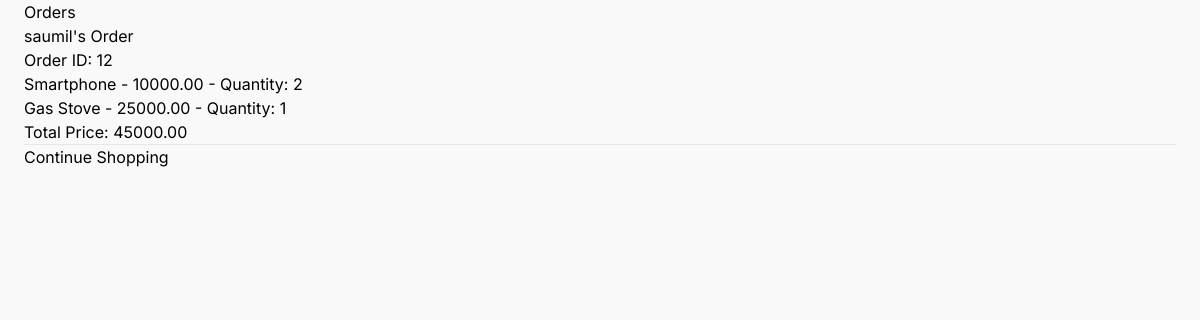
/app/view-order (signed in), run on the app's committed database.
### app/models.py (models this page shows, shortened)
class Order(models.Model):
    user = models.ForeignKey(User, on_delete=models.CASCADE)
    def __str__(self):
        return f"{self.user}'s Order"

class OrderItem(models.Model):
    order = models.ForeignKey(Order, related_name='orderitems', on_delete=models.CASCADE)
    product = models.ForeignKey(Product, on_delete=models.CASCADE)
    quantity = models.PositiveIntegerField(default=1)

class Product(models.Model):
    name = models.CharField(max_length=255)
    description = models.TextField()
    price = models.DecimalField(max_digits=10, decimal_places=2)
    quantity_available = models.IntegerField()
    category = models.ForeignKey(Category, on_delete=models.CASCADE)
    def __str__(self):
        return f"{self.name} - {self.price}"

### app/views.py (the view)
# urls.py: path("view-order", views.view_order, name="view_order")
def view_order(request):
    if not request.user.is_authenticated:
        return redirect(reverse("login"))
    orders = Order.objects.filter(user=request.user)
    for order in orders:
        order.total_price = sum(item.product.price * item.quantity for item in order.orderitems.all())
    return render(request, "app/order.html", {"orders": orders})

### app/templates/app/order.html
{% extends "app/layout.html" %}
{% block body %}
<h2>Orders</h2>
{% for order in orders %}
    <h3>{{ order }}</h3> <span>Order ID: {{ order.id }}</span>
    <ul>
        {% for item in order.orderitems.all %}
            <li>{{ item.product }} - Quantity: {{ item.quantity }}</li>
        {% endfor %}
    </ul>
    <p>Total Price: {{ order.total_price }}</p>
    <hr>
{% endfor %}
<a href="{% url 'app' %}">Continue Shopping</a>
{% endblock %}

### app/static/src/styles.css (style rules this page uses)
html, :host { line-height: 1.5; -webkit-text-size-adjust: 100%; -moz-tab-size: 4; -o-tab-size: 4; tab-size: 4; font-family: ui-sans-serif, system-ui, sans-serif, "Apple Color Emoji", "Segoe UI Emoji", "Segoe UI Symbol", "Noto Color Emoji"; font-feature-settings: normal; font-variation-settings: normal; -webkit-tap-highlight-color: transparent; }
body { margin: 0; line-height: inherit; }
hr { height: 0; color: inherit; border-top-width: 1px; }
h1, h2, h3, h4, h5, h6 { font-size: inherit; font-weight: inherit; }
a { color: inherit; text-decoration: inherit; }
blockquote, dl, dd, h1, h2, h3, h4, h5, h6, hr, figure, p, pre { margin: 0; }
ol, ul, menu { list-style: none; margin: 0; padding: 0; }
.mx-auto { margin-left: auto; margin-right: auto; }
.h-screen { height: 100vh; }
.bg-\[\#F9F9F9\] { --tw-bg-opacity: 1; background-color: rgb(249 249 249 / var(--tw-bg-opacity)); }
.font-\[\'Inter\'\] { font-family: 'Inter'; }
@media (min-width: 768px) { .md\:max-w-6xl { max-width: 72rem; } }

### data on the page
Order: user.username "saumil's Order", id "12", total_price "45000.00"
OrderItem: product "Smartphone - 10000.00", quantity "2"
OrderItem: product "Gas Stove - 25000.00", quantity "1"
